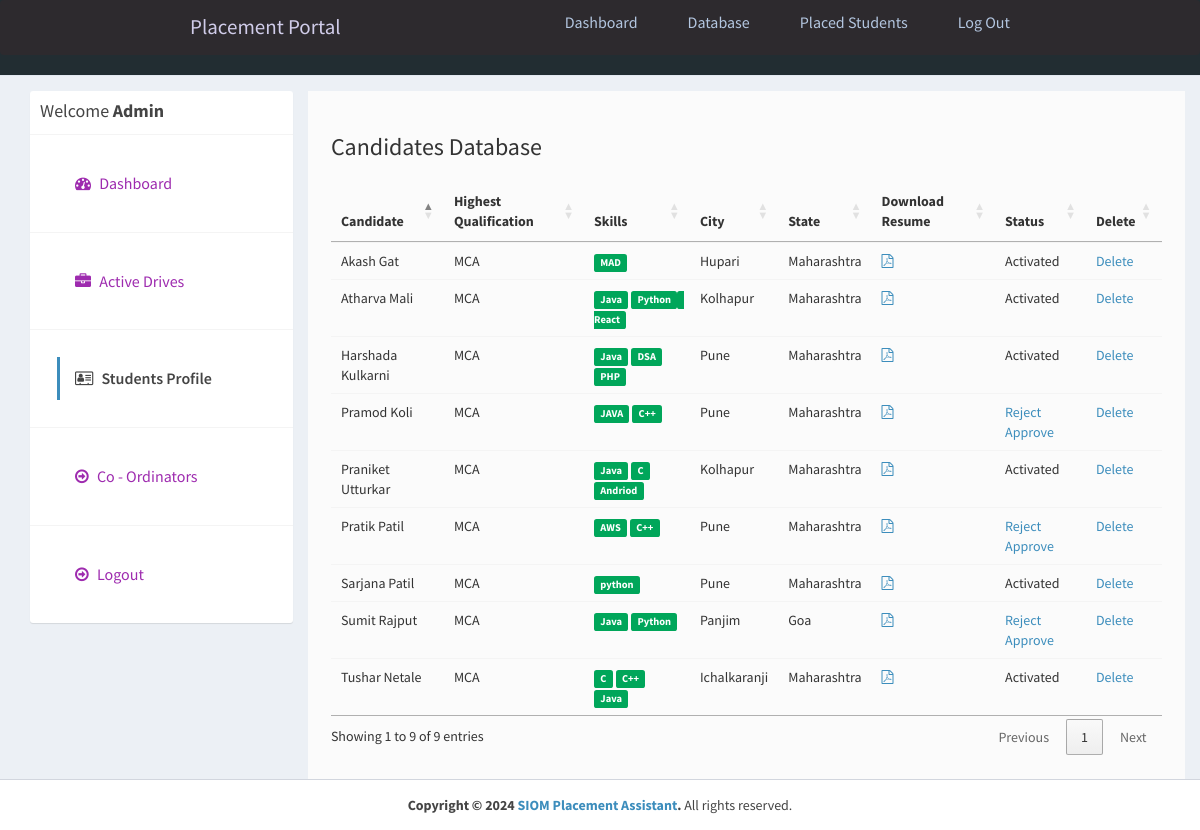
Page /admin/applications.php (signed in) on the committed database.
### tables this page shows
CREATE TABLE `users` (
  `id_user` int(11) NOT NULL,
  `firstname` varchar(255) NOT NULL,
  `lastname` varchar(255) NOT NULL,
  `email` varchar(255) NOT NULL,
  `password` varchar(255) NOT NULL,
  `address` text DEFAULT NULL,
  `city` varchar(255) DEFAULT NULL,
  `state` varchar(255) DEFAULT NULL,
  `contactno` varchar(255) DEFAULT NULL,
  `qualification` varchar(255) DEFAULT NULL,
  `stream` varchar(255) DEFAULT NULL,
  `passingyear` varchar(255) DEFAULT NULL,
  `dob` varchar(255) DEFAULT NULL,
  `age` varchar(255) DEFAULT NULL,
  `designation` varchar(255) DEFAULT NULL,
  `resume` varchar(255) DEFAULT NULL,
  `hash` varchar(255) DEFAULT NULL,
  `active` int(11) NOT NULL DEFAULT 2,
  `aboutme` text DEFAULT NULL,
  `skills` text DEFAULT NULL,
  `hsc` varchar(200) NOT NULL,
  `ssc` int(11) NOT NULL,
  `ug` int(11) NOT NULL,
  `pg` int(11) NOT NULL
);

### admin/applications.php (the view, shortened to what this page needs)
<?php
require_once("../db.php");
?>
<!DOCTYPE html>
<html>
<head>
  <link rel="stylesheet" href="https://cdnjs.cloudflare.com/ajax/libs/twitter-bootstrap/3.3.7/css/bootstrap.min.css">
  <link rel="stylesheet" href="https://cdnjs.cloudflare.com/ajax/libs/font-awesome/4.7.0/css/font-awesome.min.css">
  <link rel="stylesheet" href="https://cdnjs.cloudflare.com/ajax/libs/ionicons/2.0.1/css/ionicons.min.css">
  <link rel="stylesheet" href="https://cdn.datatables.net/1.10.15/css/jquery.dataTables.min.css">
  <link rel="stylesheet" href="../css/AdminLTE.min.css">
  <link rel="stylesheet" href="../css/_all-skins.min.css">
  <link rel="stylesheet" href="../css/custom.css">
</head>
<body class="hold-transition skin-green sidebar-mini">
  <div class="wrapper">
    <?php
    include 'header.php';
    ?>
    <div class="content-wrapper" style="margin-left: 0px;">
      <section id="candidates" class="content-header">
        <div class="container">
          <div class="row">
            <div class="col-md-3">
              <div class="box box-solid">
                <div class="box-header with-border">
                  <h3 class="box-title">Welcome <b>Admin</b></h3>
                </div>
                <div class="box-body no-padding">
                  <ul class="nav nav-pills nav-stacked">
                    <li><a href="dashboard.php"><i class="fa fa-dashboard"></i> Dashboard</a></li>
                    <li><a href="active-jobs.php"><i class="fa fa-briefcase"></i> Active Drives</a></li>
                    <li class="active"><a href="applications.php"><i class="fa fa-address-card-o"></i> Students Profile</a></li>
                    <li><a href="companies.php"><i class="fa fa-arrow-circle-o-right"></i> Co - Ordinators</a></li>
                    <li><a href="../logout.php"><i class="fa fa-arrow-circle-o-right"></i> Logout</a></li>
                  </ul>
                </div>
              </div>
            </div>
            <div class="col-md-9 bg-white padding-2">
              <h3>Candidates Database</h3>
              <div class="row margin-top-20">
                <div class="col-md-12">
                  <div class="box-body table-responsive no-padding">
                    <table id="example2" class="table table-hover">
                      <thead>
                        <th>Candidate</th>
                        <th>Highest Qualification</th>
                        <th>Skills</th>
                        <th>City</th>
                        <th>State</th>
                        <th>Download Resume</th>
                        <th>Status</th>
                        <th>Delete</th>
                      </thead>
                      <tbody>
                        <?php
                        $sql = "SELECT * FROM users";
                        $result = $conn->query($sql);
                        if ($result->num_rows > 0) {
                          while ($row = $result->fetch_assoc()) {
                            $skills = $row['skills'];
                            $skills = explode(',', $skills);
                        ?>
                            <tr>
                              <td><?php echo $row['firstname'] . ' ' . $row['lastname']; ?></td>
                              <td><?php echo $row['qualification']; ?></td>
                              <td>
                                <?php
                                foreach ($skills as $value) {
                                  echo ' <span class="label label-success">' . $value . '</span>';
                                }
                                ?>
                              </td>
                              <td><?php echo $row['city']; ?></td>
                              <td><?php echo $row['state']; ?></td>
                              <?php if ($row['resume'] != '') { ?>
                                <td><a href="../uploads/resume/<?php echo $row['resume']; ?>" download="<?php echo $row['firstname'] . ' Resume'; ?>"><i class="fa fa-file-pdf-o"></i></a></td>
                              <?php } else { ?>
                                <td>No Resume Uploaded</td>
                              <?php } ?>
                              <td>
                                <?php
                                if ($row['active'] == '1') {
                                  echo "Activated";
                                } else if ($row['active'] == '2') {
                                ?>
                                  <a href="reject-student.php?id=<?php echo $row['id_user']; ?>">Reject</a> <a href="approve-student.php?id=<?php echo $row['id_user']; ?>">Approve</a>
                                <?php
                                } else if ($row['active'] == '3') {
                                ?>
                                  <a href="approve-student.php?id=<?php echo $row['id_user']; ?>">Reactivate</a>
                                <?php
                                } else if ($row['active'] == '0') {
                                  echo "Rejected";
                                }
                                ?>
                              </td>
                              <td><a href="delete-student.php?id=<?php echo $row['id_user']; ?>">Delete</a></td>
                            </tr>
                        <?php
                          }
                        }
                        ?>
                      </tbody>
                    </table>
                  </div>
                </div>
              </div>
            </div>
          </div>
        </div>
      </section>
    </div>
    <footer class="main-footer" style="margin-left: 0px;">
      <div class="text-center">
        <strong>Copyright &copy; 2024 <a href="learningfromscratch.online">SIOM Placement Assistant</a>.</strong> All rights
        reserved.
      </div>
    </footer>
  </div>
</body>
</html>

### admin/header.php (shortened to what this page needs)
<header class="header">
    <nav class="navbar">
        <a href="#" class="nav-logo">Placement Portal</a>
        <ul class="nav-menu">
            <li class="nav-item">
                <a href="index.php" class="nav-link">Dashboard</a>
            </li>
            <li class="nav-item">
                <a href="database.php" class="nav-link">Database</a>
            </li>
            <li class="nav-item">
                <a href="placed.php" class="nav-link">Placed Students</a>
            </li>
            <li class="nav-item">
                <a href="../logout.php" class="nav-link">Log Out</a>
            </li>
        </ul>
    </nav>
</header>

### css/custom.css (style rules this page uses)
.margin-top-20 { margin-top: 20px; }
.padding-2 { padding: 2%; }
.bg-white { background-color:#fbfbfb; margin-left: 0%; }
.box { font-size: medium; font-family: sans-serif; }
li { color: aqua; }

### admin/header.php (style rules this page uses)
* { margin: 0; padding: 0; box-sizing: border-box; }
html { font-size: 62.5%; font-family: 'Roboto', sans-serif; }
li { list-style: none; }
a { text-decoration: none; }
.header { border-bottom: 1px solid #E2E8F0; }
.navbar { display: flex; justify-content: space-between; align-items: center; padding: 1rem 1.5rem; background-color: #2d2a2e; }
.nav-menu { display: flex; justify-content: space-between; align-items: center; }
.nav-item { margin-left: 5rem; }
.nav-link { font-size: 1.6rem; font-weight: 400; color: #b3c6e0; }
.nav-logo { font-size: 2.1rem; font-weight: 500; color: #d0cce9; }

### rows in the picture
users: firstname "Atharva", lastname "Mali", qualification "MCA", skills "Java", skills "Python", skills "React", city "Kolhapur", state "Maharashtra", active "Activated"
users: firstname "Praniket", lastname "Utturkar", qualification "MCA", skills "Java", skills "C", skills "Andriod", city "Kolhapur", state "Maharashtra", active "Activated"
users: firstname "Tushar", lastname "Netale", qualification "MCA", skills "C", skills "C++", skills "Java", city "Ichalkaranji", state "Maharashtra", active "Activated"
users: firstname "Akash", lastname "Gat", qualification "MCA", skills "MAD", city "Hupari", state "Maharashtra", active "Activated"
users: firstname "Pramod", lastname "Koli", qualification "MCA", skills "JAVA", skills "C++", city "Pune", state "Maharashtra"
users: firstname "Sumit", lastname "Rajput", qualification "MCA", skills "Java", skills "Python", city "Panjim", state "Goa"
users: firstname "Pratik", lastname "Patil", qualification "MCA", skills "AWS", skills "C++", city "Pune", state "Maharashtra"
users: firstname "Sarjana", lastname "Patil", qualification "MCA", skills "python", city "Pune", state "Maharashtra", active "Activated"
users: firstname "Harshada", lastname "Kulkarni", qualification "MCA", skills "Java", skills "DSA", skills "PHP", city "Pune", state "Maharashtra", active "Activated"
